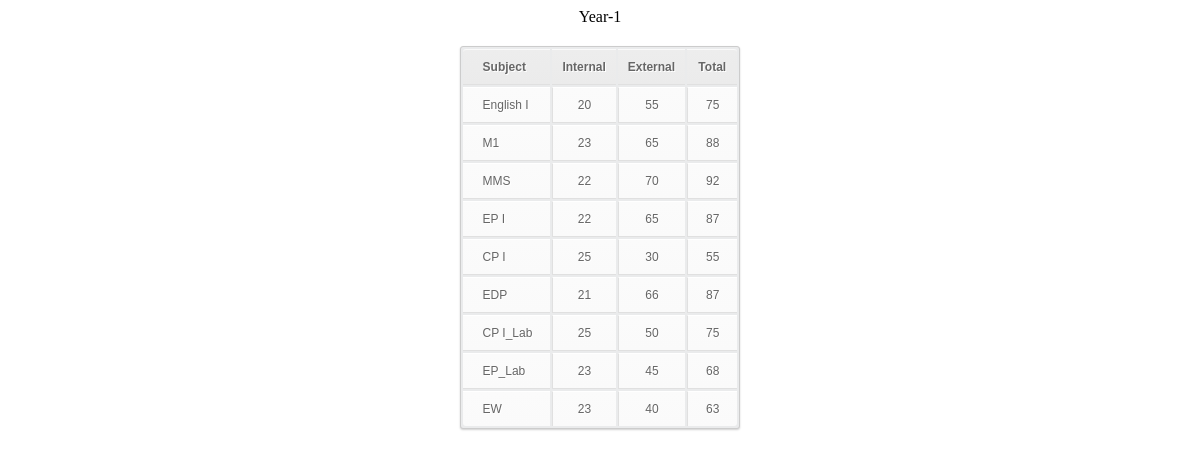
The page /student/student/profile/tables.php (signed in) on the database its author committed.
### tables this page shows
CREATE TABLE IF NOT EXISTS `11211a0502_details` (
  `semester` varchar(10) DEFAULT NULL,
  `subject` varchar(25) DEFAULT NULL,
  `internal` int(5) DEFAULT NULL,
  `external` int(5) DEFAULT NULL,
  `marks` int(5) DEFAULT NULL,
  UNIQUE KEY `subject` (`subject`)
);

### student/student/profile/tables.php (the view, shortened to what this page needs)
<html>
<link rel="stylesheet" type="text/css" href="css/style.css">
<?php
$rollno=$_SESSION['rollno'];
$table = NULL;
$table .= $rollno.'_details';
$one_one = mysql_query("SELECT * FROM $table WHERE semester = 'one_one'");
if(mysql_num_rows($one_one)!=0)
{	echo "<center>Year-1</center>";
	echo '<table><th>Subject</th><th>Internal</th><th>External</th><th>Total</th>';
	while( $row = mysql_fetch_array($one_one) )
	{
		echo '<tr><td>'.$row['subject'].'</td><td>'.$row['internal'].'</td><td>'.$row['external'].'</td><td>'.$row['marks'].'</td></tr>';
	}
	echo '</table>';
}
?>
</html>

### student/student/profile/css/style.css (style rules this page uses)
table { margin-left:auto; margin-right:auto; margin-top : 20px; font-family:Arial, Helvetica, sans-serif; color:#666; font-size:12px; text-shadow: 1px 1px 0px #fff; background:#eaebec; border:#ccc 1px solid; -moz-border-radius:3px; -webkit-border-radius:3px; border-radius:3px; -moz-box-shadow: 0 1px 2px #d1d1d1; -webkit-box-shadow: 0 1px 2px #d1d1d1; box-shadow: 0 1px 2px #d1d1d1; }
table th { padding:10px 10px 10px 10px; border-top:1px solid #fafafa; border-bottom:1px solid #e0e0e0; background: #ededed; background: -webkit-gradient(linear, left top, left bottom, from(#ededed), to(#ebebeb)); background: -moz-linear-gradient(top, #ededed, #ebebeb); }
table th:first-child { text-align: left; padding-left:20px; }
table tr:first-child th:first-child { -moz-border-radius-topleft:3px; -webkit-border-top-left-radius:3px; border-top-left-radius:3px; }
table tr:first-child th:last-child { -moz-border-radius-topright:3px; -webkit-border-top-right-radius:3px; border-top-right-radius:3px; }
table tr { text-align: center; padding-left:20px; }
table td:first-child { text-align: left; padding-left:20px; border-left: 0; }
table td { padding-left:18px; padding-right:18px; padding-bottom:10px; padding-top:10px; border-top: 1px solid #ffffff; border-bottom:1px solid #e0e0e0; border-left: 1px solid #e0e0e0; background: #fafafa; background: -webkit-gradient(linear, left top, left bottom, from(#fbfbfb), to(#fafafa)); background: -moz-linear-gradient(top, #fbfbfb, #fafafa); }
table tr:last-child td { border-bottom:0; }
table tr:last-child td:first-child { -moz-border-radius-bottomleft:3px; -webkit-border-bottom-left-radius:3px; border-bottom-left-radius:3px; }
table tr:last-child td:last-child { -moz-border-radius-bottomright:3px; -webkit-border-bottom-right-radius:3px; border-bottom-right-radius:3px; }

### rows shown on the page
11211a0502_details: subject "English I", internal "20", external "55", marks "75"
11211a0502_details: subject "M1", internal "23", external "65", marks "88"
11211a0502_details: subject "MMS", internal "22", external "70", marks "92"
11211a0502_details: subject "EP I", internal "22", external "65", marks "87"
11211a0502_details: subject "CP I", internal "25", external "30", marks "55"
11211a0502_details: subject "EDP", internal "21", external "66", marks "87"
11211a0502_details: subject "CP I_Lab", internal "25", external "50", marks "75"
11211a0502_details: subject "EP_Lab", internal "23", external "45", marks "68"
11211a0502_details: subject "EW", internal "23", external "40", marks "63"
